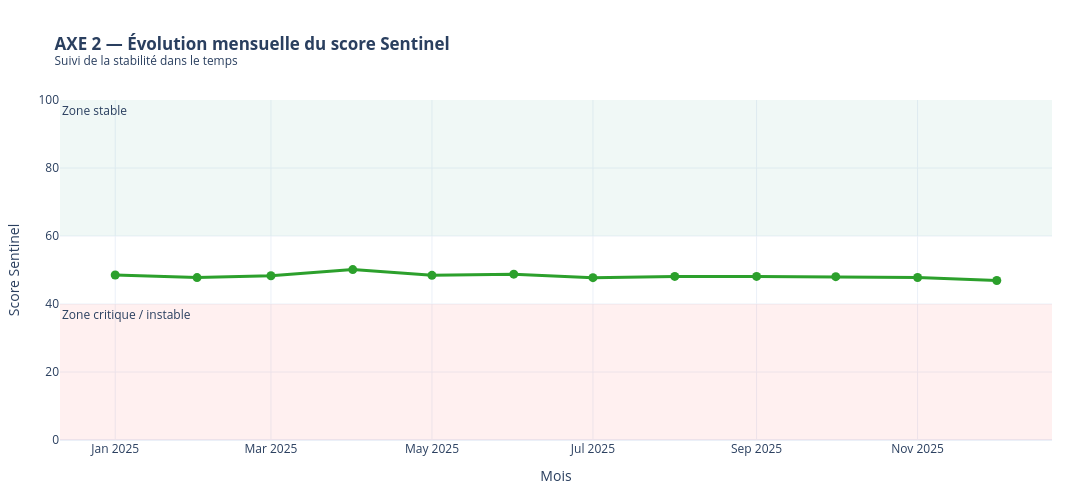

The notebook cell saved with this chart:
### Code cell
# ============================================================
# AXE 2 — Évolution mensuelle du score Sentinel
# ============================================================

monthly_score = (
    df.groupby("month")
    .agg(
        sentinel_score=("sentinel_score", "mean"),
        avg_tone=("AvgTone", "mean"),
        avg_goldstein=("GoldsteinScale", "mean"),
        nb_events=("date", "size")
    )
    .reset_index()
)

fig = px.line(
    monthly_score,
    x="month",
    y="sentinel_score",
    markers=True,
    title="<b>AXE 2 — Évolution mensuelle du score Sentinel</b><br><sup>Suivi de la stabilité dans le temps</sup>",
    labels={
        "month": "Mois",
        "sentinel_score": "Score Sentinel"
    }
)

fig.update_traces(
    line=dict(color=COLORS["green"], width=3),
    marker=dict(size=9)
)

fig.add_hrect(
    y0=0, y1=40,
    fillcolor="#F94144",
    opacity=0.08,
    line_width=0,
    annotation_text="Zone critique / instable",
    annotation_position="top left"
)

fig.add_hrect(
    y0=60, y1=100,
    fillcolor="#43AA8B",
    opacity=0.08,
    line_width=0,
    annotation_text="Zone stable",
    annotation_position="top left"
)

fig.update_layout(
    width=1100,
    height=500,
    hovermode="x unified",
    yaxis=dict(range=[0, 100]),
    margin=dict(l=60, r=40, t=100, b=60)
)

fig.show()

### Figure 1 — Plotly figure (JSON) as saved in the notebook; plotly's stock layout.template omitted (floating-point values rounded to 4 significant figures)
{"data": [{"hovertemplate": "Mois=%{x}<br>Score Sentinel=%{y}<extra></extra>", "legendgroup": "", "line": {"color": "#2CA02C", "dash": "solid", "width": 3}, "marker": {"size": 9, "symbol": "circle"}, "mode": "lines+markers", "name": "", "orientation": "v", "showlegend": false, "type": "scatter", "x": ["2025-01", "2025-02", "2025-03", "2025-04", "2025-05", "2025-06", "2025-07", "2025-08", "2025-09", "2025-10", "2025-11", "2025-12"], "xaxis": "x", "y": [48.52, 47.76, 48.32, 50.12, 48.42, 48.77, 47.75, 48.11, 48.11, 48.04, 47.8, 46.92], "yaxis": "y"}], "layout": {"annotations": [{"showarrow": false, "text": "Zone critique / instable", "x": 0, "xanchor": "left", "xref": "x domain", "y": 40, "yanchor": "top", "yref": "y"}, {"showarrow": false, "text": "Zone stable", "x": 0, "xanchor": "left", "xref": "x domain", "y": 100, "yanchor": "top", "yref": "y"}], "height": 500, "hovermode": "x unified", "legend": {"tracegroupgap": 0}, "margin": {"b": 60, "l": 60, "r": 40, "t": 100}, "shapes": [{"fillcolor": "#F94144", "line": {"width": 0}, "opacity": 0.08, "type": "rect", "x0": 0, "x1": 1, "xref": "x domain", "y0": 0, "y1": 40, "yref": "y"}, {"fillcolor": "#43AA8B", "line": {"width": 0}, "opacity": 0.08, "type": "rect", "x0": 0, "x1": 1, "xref": "x domain", "y0": 60, "y1": 100, "yref": "y"}], "title": {"text": "<b>AXE 2 — Évolution mensuelle du score Sentinel</b><br><sup>Suivi de la stabilité dans le temps</sup>"}, "width": 1100, "xaxis": {"anchor": "y", "autorange": true, "domain": [0, 1], "range": ["2024-12-11 02:14:17.5773", "2025-12-21 21:45:42.4227"], "title": {"text": "Mois"}, "type": "date"}, "yaxis": {"anchor": "x", "domain": [0, 1], "range": [0, 100], "title": {"text": "Score Sentinel"}, "type": "linear"}}}
